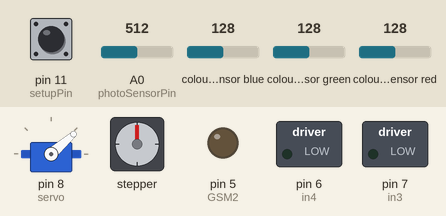
Simulated run of this sketch. Board: Arduino Uno, built with avr-gcc and run on an emulated ATmega328P. Shown: servo, stepper motor, switched loads named in the sketch (green lamp = pin HIGH), output pins drawn as LEDs (lit = HIGH). The inputs (shaded band) are chosen by the test bench; at power-on: colour sensor blue 128, A0 (photoSensorPin) = 512, colour sensor green 128, pin 11 (setupPin) LOW, colour sensor red 128. Stepper angles assume 200 steps per turn; what the sketch prints to the serial monitor is not drawn.

Above: at 18.4 s.
18.5 s: colour sensor blue set to 108
At 21.06 s:
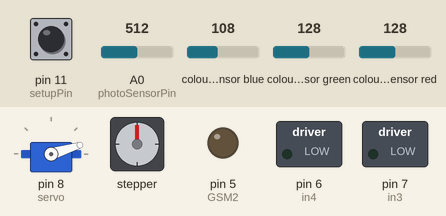
23.7 s: colour sensor blue set to 100
At 27.1 s:
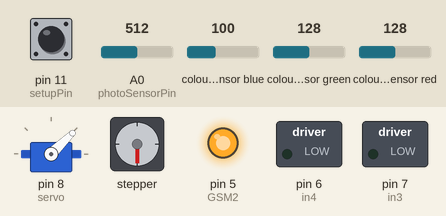
27.2 s: A0 (photoSensorPin) set to 742
30.7 s: A0 (photoSensorPin) set to 759
At 34.1 s:
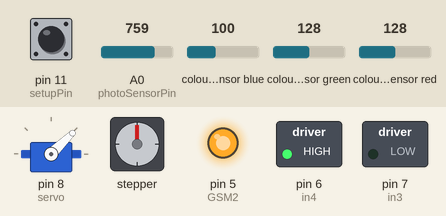
34.2 s: colour sensor green set to 122
37.7 s: colour sensor green set to 116
At 41.5 s:
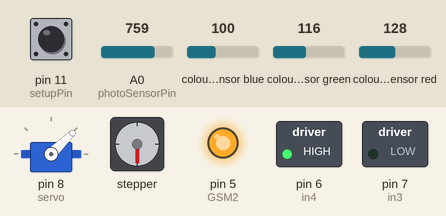
Timing chart, 0 to 44.4 s (numbered marks = the images above; inputs shaded):
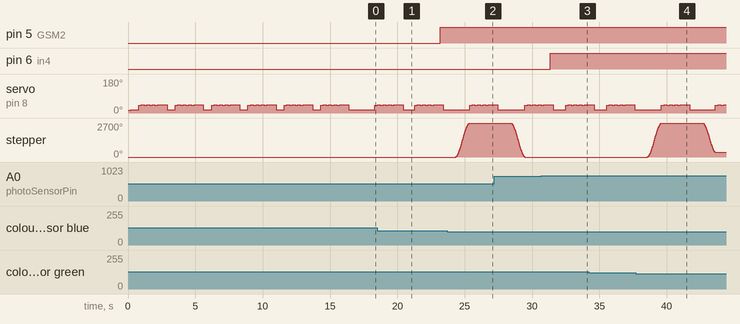

The sketch:

BeadSorter.ino
```cpp
#include <Servo.h>
#include <AccelStepper.h>
#include <Wire.h>
#include <Adafruit_TCS34725.h>

#define dirPin 2 //Stepper
#define stepPin 3 //Stepper
#define motorInterfaceType 1 //Stepper
#define stepperMulti 100 //Stepper

#define motorSpeed 255 //Container Motor
#define GSM2 5 // Container Motor
#define in3 7 //Container Motor
#define in4 6 //Container Motor

#define setupPin 11 //Setup
#define photoSensorPin A0 //Photo Sensor
#define nullScanOffset 200

#define angle 15 //Servo

// Parameters: https://learn.adafruit.com/adafruit-color-sensors/program-it
//Adafruit_TCS34725 tcs = Adafruit_TCS34725(TCS34725_INTEGRATIONTIME_24MS, TCS34725_GAIN_1X);
Adafruit_TCS34725 tcs = Adafruit_TCS34725(TCS34725_INTEGRATIONTIME_50MS, TCS34725_GAIN_1X);
//Adafruit_TCS34725 tcs = Adafruit_TCS34725(TCS34725_INTEGRATIONTIME_101MS, TCS34725_GAIN_1X);

//Max allowed color difference = thresholdFactor ∗ colorValue + offset (0,08/40)
//dark colors 0.02 + 10
float thresholdFactor = 0.04;
int offset = 40;

Servo servo;
AccelStepper stepper = AccelStepper(motorInterfaceType, stepPin, dirPin);

boolean autoSort = true;
int errorCounter = 0;
int maxErrorCounter = 2;
int resultColor[4] = {0, 0, 0, 0};
int medianColors[4][4];
int storedColors[16][4];
int tempStoredColors[16][4];

int photoSensor = 0;

boolean calibrateNullScan = true;
int nullScanValues[4] = {6618, 1860, 2282, 2116}; //adjust these if no calibration

int autoColorCounter = 0;
int beadCounter = 0;

const int dynamicContainerArraySize = 16;
int dynamicContainerArray[dynamicContainerArraySize] = { -1, 666, -1, -1, -1, 666, -1, -1, -1, 666, -1, -1, -1, 666 , -1 , -1};

void setup() {
  pinMode(GSM2, OUTPUT);
  pinMode(in3, OUTPUT);
  pinMode(in4, OUTPUT);

  pinMode(setupPin, INPUT);
  //  pinMode(stepperTunerPin, INPUT);

  Serial.begin(9600);
  Serial.println("");
  Serial.println("BeadSorter start");

  //Serial.println("Analyzer start");
  servo.attach(8);
  servo.write(angle);

  //stepper.setMaxSpeed(4000);
  //stepper.setAcceleration(5000);
  stepper.setMaxSpeed(6000);
  stepper.setAcceleration(9000);
  stepper.setCurrentPosition(0);

  if (tcs.begin()) {
    Serial.println("Sensor found");
  } else {
    Serial.println("TCS34725 not found ... exiting!");
    while (1); // Stop program
  }

  if (!autoSort) {
    Serial.println("Import default Colors");
    importDefaultColorSet();
  }

  if (calibrateNullScan) {
    Serial.print("Calibrating: ");
    for (int i = 0; i < 6; i++) {
      Serial.print(i);
      servoFeedIn();
      servoFeedOut();
    }
    Serial.println("");
    servoFeedIn();
    readColorSensor();
    setNullScanValues();
  }

  Serial.println("Starting continous color scan.");
  Serial.println("");
}

void loop() {
  photoSensor = analogRead(photoSensorPin);
  //Serial.println("");Serial.println(photoSensor);

  if (photoSensor > 750) {
    if (!digitalRead(in3) && !digitalRead(in4)) {
      digitalWrite(in3, LOW);  // start
      digitalWrite(in4, HIGH);
      analogWrite(GSM2, motorSpeed);
    }
    //Serial.println("Photosensor OK");
  } else {
    digitalWrite(in3, LOW);  // stop
    digitalWrite(in4, LOW);
    Serial.println("Photosensor Fail");
    //analogWrite(GSM2, 0);
  }

  if (digitalRead(setupPin) == HIGH) {
    while (digitalRead(setupPin) == HIGH) {
    }
    // for manual colors, there are more restricted thresholds
    autoSort = false;
    thresholdFactor = 0.03;
    offset = 20;
    addColor();
  }

  //  if (digitalRead(stepperTunerPin) == HIGH) {
  //    while (digitalRead(stepperTunerPin) == HIGH) {
  //    }
  //    moveStepperForward();
  //  }

  servoFeedIn();
  readColorSensor();

  if (!nullScan()) {
    Serial.println("");
    Serial.print("Beads analyzed: "); Serial.println(beadCounter++);
    Serial.print("\tClear:"); Serial.print(resultColor[0]);
    Serial.print("\tRed:"); Serial.print(resultColor[1]);
    Serial.print("\tGreen:"); Serial.print(resultColor[2]);
    Serial.print("\tBlue:"); Serial.print(resultColor[3]);
    Serial.println("");
    sortBeadToDynamicArray();
    errorCounter = 0;
  } else {
    Serial.print(".");
    errorCounter++;
  }

  servoFeedOut();

  //Serial.print("errorcounter: ");Serial.print(errorCounter);Serial.print(" maxErrorCounter:"); Serial.println(maxErrorCounter);
  if (errorCounter >= maxErrorCounter) {
    reverseContainerMotor();
    errorCounter = 0;
  }

}

void addColor() {
  int colorIndex;

  clearMedianColors();
  stopMotor();

  Serial.print("Insert Color to register. Press button when done...");

  while (digitalRead(setupPin) == LOW) {
  }

  startMotor();
  delay(10000);
  stopMotor();
  for (int i = 0; i < 4; i++) {
    Serial.print(i + 1); Serial.print("/4: ");
    servoFeedIn();
    readColorSensor();

    addColorToMedianColors(i);

    servoFeedOut();
  }

  calcMedianAndStore();
  startMotor();
}

void servoFeedIn() {
  delay(200);
  servo.write(16);
  delay(200);
  servo.write(18);
  delay(200);
  servo.write(17);
  delay(200);
}

void servoFeedOut() {
  servo.write(41);
  delay(200);
  servo.write(44);
  delay(200);
  servo.write(41);
  delay(200);
  servo.write(44);
  delay(200);
  servo.write(41);
  delay(200);
  servo.write(44);
  delay(200);
  servo.write(41);
  delay(200);
  servo.write(44);
  delay(500);
}

void readColorSensor() {

  // Sensor returns R G B and Clear value
  uint16_t clearcol, red, green, blue;
  delay(200); // Farbmessung dauert c. 50ms
  tcs.getRawData(&red, &green, &blue, &clearcol);

  resultColor[0] = clearcol;
  resultColor[1] = red;
  resultColor[2] = green;
  resultColor[3] = blue;
}

int addColorToMedianColors(int noOfTest) {
  medianColors[ noOfTest ][ 0 ] += resultColor[0];
  medianColors[ noOfTest ][ 1 ] += resultColor[1];
  medianColors[ noOfTest ][ 2 ] += resultColor[2];
  medianColors[ noOfTest ][ 3 ] += resultColor[3];
}

int getNextFreeArrayPlace() {
  int arrayCounter = 0;
  while (
    (storedColors[ arrayCounter ][ 0 ] > 0) and
    (storedColors[ arrayCounter ][ 1 ] > 0) and
    (storedColors[ arrayCounter ][ 2 ] > 0) and
    (storedColors[ arrayCounter ][ 3 ] > 0)) {
    arrayCounter++;
  }
  return arrayCounter;
}

void clearMedianColors() {
  memset(medianColors, 0, sizeof(medianColors));
}

void calcMedianAndStore() {
  memset(resultColor, 0, sizeof(resultColor));
  for (int i = 0; i < 4; i++) {
    for (int j = 0; j < 4; j++) {
      resultColor[i] += medianColors[ j ][ i ];
    }
    resultColor[i] = resultColor[i] / 4;
  }

  int nextColorNo = getNextFreeArrayPlace();

  for (int i = 0; i < 4; i++) {
    storedColors[ nextColorNo ][ i ] = resultColor[i];
  }

  Serial.print("I stored color to bank #"); Serial.print(nextColorNo);
  Serial.println("");
}

void importDefaultColorSet() {
  storeColor(0, 1032, 854, 766); //Orange
  storeColor(1, 1331, 1321, 918); //Bright Yellow
  storeColor(2, 532, 914, 797); //Green
  storeColor(3, 512, 845, 967); //Dark Blue
  storeColor(4, 1257, 1151, 1129); //Rose
  storeColor(5, 1265, 1215, 1100); //Skin
  storeColor(6, 756, 757, 721); // Red
  storeColor(7, 1525, 1858, 1735); //White
  storeColor(8, 512, 742, 700); //Black
  storeColor(9, 939, 1462, 1101); //Lime Green
  storeColor(10, 712, 1298, 1121); //Mint Green
  storeColor(11, 1213, 975, 914); //Coral
  storeColor(12, 1185, 1115, 876); //Dark Yellow
}

String getColorNameFromNo(int colorNo) {
  switch (colorNo) {
    case 0: return "Orange";
    case 1: return "Bright Yellow";
    case 2: return "Green";
    case 3: return "Dark Blue";
    case 4: return "Rose";
    case 5: return "Skin";
    case 6: return "Red";
    case 7: return "White";
    case 8: return "Black";
    case 9: return "Lime Green";
    case 10: return "Mint Green";
    case 11: return "Coral";
    case 12: return "Dark Yellow";
    default: return "Unknown";
  }
}

void storeColor(int index, int red, int green, int blue) {
  storedColors[ index ][0] = index;
  storedColors[ index ][1] = red;
  storedColors[ index ][2] = green;
  storedColors[ index ][3] = blue;
  //  storedColors[ index ][4] = 1;
}

boolean nullScan() {
  if ((resultColor[0] > (nullScanValues[0] - nullScanOffset) and resultColor[0] < (nullScanValues[0] + nullScanOffset)) and
      (resultColor[1] > (nullScanValues[1] - nullScanOffset) and resultColor[1] < (nullScanValues[1] + nullScanOffset)) and
      (resultColor[2] > (nullScanValues[2] - nullScanOffset) and resultColor[2] < (nullScanValues[2] + nullScanOffset)) and
      (resultColor[3] > (nullScanValues[3] - nullScanOffset) and resultColor[3] < (nullScanValues[3] + nullScanOffset))) {
    return true;
  }
  return false;
}

void setNullScanValues() {
  nullScanValues[0] = resultColor[0];
  nullScanValues[1] = resultColor[1];
  nullScanValues[2] = resultColor[2];
  nullScanValues[3] = resultColor[3];

  Serial.print("Calibration results: "); Serial.print(nullScanValues[0]); Serial.print(" "); Serial.print(nullScanValues[1]); Serial.print(" "); Serial.print(nullScanValues[2]); Serial.print(" "); Serial.print(nullScanValues[3]); Serial.println("");
}

void sortBeadToDynamicArray() {
  int threshold;
  int upperLimit;
  int lowerLimit;
  boolean found =  false;

  copyColorsToTemp();

  Serial.println("Analyzing Results:");

  for (int i = 0; i < 16; i++) {
    threshold = thresholdFactor * resultColor[1] + offset;
    upperLimit = resultColor[1] + threshold;
    lowerLimit = resultColor[1] - threshold;
    //        Serial.print(i);Serial.print(":R:"); Serial.print(threshold);Serial.println("");
    //        Serial.print(i);Serial.print(":R:"); Serial.print(upperLimit);Serial.println("");
    //        Serial.print(i);Serial.print(":R:"); Serial.print(lowerLimit);Serial.println("");
    //        Serial.println(tempStoredColors[ i][1]);
    if (tempStoredColors[ i ][1] >= lowerLimit and tempStoredColors[ i ][1] <= upperLimit) {
      threshold = thresholdFactor * resultColor[2] + offset;
      upperLimit = resultColor[2] + threshold;
      lowerLimit = resultColor[2] - threshold;
      //
      //            Serial.print(i);Serial.print(":G:"); Serial.print(threshold);Serial.println("");
      //            Serial.print(i);Serial.print(":G:"); Serial.print(upperLimit);Serial.println("");
      //            Serial.print(i);Serial.print(":G:"); Serial.print(lowerLimit);Serial.println("");

      if (tempStoredColors[ i ][2] >= lowerLimit and tempStoredColors[ i ][2] <= upperLimit) {
        threshold = thresholdFactor * resultColor[3] + offset;
        upperLimit = resultColor[3] + threshold;
        lowerLimit = resultColor[3] - threshold;
        //
        //                Serial.print(i);Serial.print(":B:"); Serial.print(threshold);Serial.println("");
        //                Serial.print(i);Serial.print(":B:"); Serial.print(upperLimit);Serial.println("");
        //                Serial.print(i);Serial.print(":B:"); Serial.print(lowerLimit);Serial.println("");

        if (tempStoredColors[ i ][3] >= lowerLimit and tempStoredColors[ i ][3] <= upperLimit) {
          //          Serial.print("Color is #"); Serial.print(tempStoredColors[ i ][0]); Serial.println("");
          if (autoSort) {
            Serial.print("Color is R:"); Serial.print(tempStoredColors[ i ][1]); Serial.print(" G:"); Serial.print(tempStoredColors[ i ][2]); Serial.print(" B:"); Serial.print(tempStoredColors[ i ][3]);
            //            updateStoredColorCount(i);
            //            updateDetectedColorFromTempStoredColor(i);
          } else {
            Serial.print("Color is #"); Serial.print(getColorNameFromNo(tempStoredColors[ i ][0])); Serial.print(". ");
          }
          //Serial.println(tempStoredColors[ i ][0]);

          int containerNo = getContainerNo(tempStoredColors[ i ][0]);
          //Serial.print("move stepper to container No:"); Serial.println(containerNo);
          moveSorterToPosition(containerNo);
          found = true;
          break;
        }
      }
    }
  }

  if (!found) {
    Serial.println("not found");
    if (autoSort) {
      Serial.println("autosort!");
      if (!allContainerFull()) {
        Serial.println("not allContainerFull. StoreColor");
        storeColor(autoColorCounter, resultColor[1], resultColor[2], resultColor[3]);
        autoColorCounter++;
        moveSorterToPosition(dynamicContainerArraySize - 1);
      } else {
        moveSorterToPosition(dynamicContainerArraySize - 1);
      }
    } else {
      moveSorterToPosition(dynamicContainerArraySize - 1);
    }
  }
}

int getContainerNo(int colorIndex) {
  int containerNo = -1;
  int i = 0;

  for (i; i < dynamicContainerArraySize; i++) {
    //Serial.print("looking for ");Serial.print(colorIndex);Serial.print(" at position ");Serial.println(i);
    if (colorIndex == dynamicContainerArray[i]) {
      Serial.print("Color found in container array: "); Serial.println(dynamicContainerArray[i]);
      containerNo = i;
      break;
    }
  }

  if (containerNo == -1) {
    if (allContainerFull()) {
      containerNo = 15;
    } else {
      containerNo = getNextContainerNo(colorIndex);
    }
  }

  return containerNo;
}

int getNextContainerNo(int colorIndex) {
  Serial.println("finding container for new color");
  int arrayCounter = 0;

  while ((dynamicContainerArray[ arrayCounter ] > -1)) {
    arrayCounter++;
  }
  dynamicContainerArray[arrayCounter] = colorIndex;

  Serial.print("Return Color Index: "); Serial.print(colorIndex); Serial.println("");
  return arrayCounter;
}

bool allContainerFull() {
  int arrayCounter = 0;
  //Serial.println("testing all container full");

  while ((dynamicContainerArray[ arrayCounter ] > -1)) {
    arrayCounter++;
  }

  return arrayCounter >= 15;
}

void copyColorsToTemp() {
  memcpy(tempStoredColors, storedColors, sizeof(tempStoredColors));
}

void moveSorterToPosition(int position) {
  int currentPos = stepper.currentPosition() / stepperMulti;
  int diffToPosition = abs(position - currentPos);

  // TODO: Es wird nur sequentiell angesteuert.
  //  if ((diffToPosition)>8){
  //    int diff = 16 - diffToPosition ;
  //    position = -diff;
  //  }

  position *= stepperMulti;

  stepper.moveTo(position);
  stepper.runToPosition();
}

void stopMotor() {
  digitalWrite(in3, LOW);
  digitalWrite(in4, LOW);
  analogWrite(GSM2, motorSpeed);
}

void startMotor() {
  digitalWrite(in3, HIGH);
  digitalWrite(in4, LOW);
  analogWrite(GSM2, motorSpeed);
}

void reverseContainerMotor() {

  if (digitalRead(in3)) {
    digitalWrite(in3, LOW);
  } else {
    digitalWrite(in3, HIGH);
  }

  if (!digitalRead(in4)) {
    digitalWrite(in4, HIGH);
  } else {
    digitalWrite(in4, LOW);
  }

  analogWrite(GSM2, motorSpeed);
}

//void updateDetectedColorFromTempStoredColor(int i) {
//  Serial.println(""); Serial.println("Updating color.");
//  Serial.println(""); Serial.print("Red before: "); Serial.print(storedColors[ i ][1]); Serial.print(" Color Counter: "); Serial.print(storedColors[ i ][4]);
//  storedColors[ i ][1] = ((storedColors[ i ][1] * (storedColors[ i ][4] - 1)) + (resultColor[1])) / storedColors[ i ][4];
//  storedColors[ i ][2] = ((storedColors[ i ][2] * (storedColors[ i ][4] - 1)) + (resultColor[2])) / storedColors[ i ][4];
//  storedColors[ i ][3] = ((storedColors[ i ][3] * (storedColors[ i ][4] - 1)) + (resultColor[3])) / storedColors[ i ][4];
//  Serial.println(""); Serial.print("Red after: "); Serial.print(storedColors[ i ][1]);
//  Serial.println("");
//
//}
//
//void updateStoredColorCount(int i){
//  storedColors[ i ][4] += 1;
//}
```

Measured:
- the behaviour switches between 104 and 103 on colour sensor blue (found by bisection; images 1 and 2)
- the behaviour switches between 750 and 751 on A0 (photoSensorPin) (found by bisection; images 2 and 3)
- the behaviour switches between 119 and 118 on colour sensor green (found by bisection; images 3 and 4)
- after the input at 23.7 s, stepper: turns 2700° clockwise in 1.0 s, starting after 0.62 s
- after the input at 30.7 s, pin 6 (in4): LOW → HIGH after 0.67 s
- after the input at 37.7 s, stepper: turns 2700° clockwise in 1.0 s, then 2340° counter-clockwise in 0.95 s
